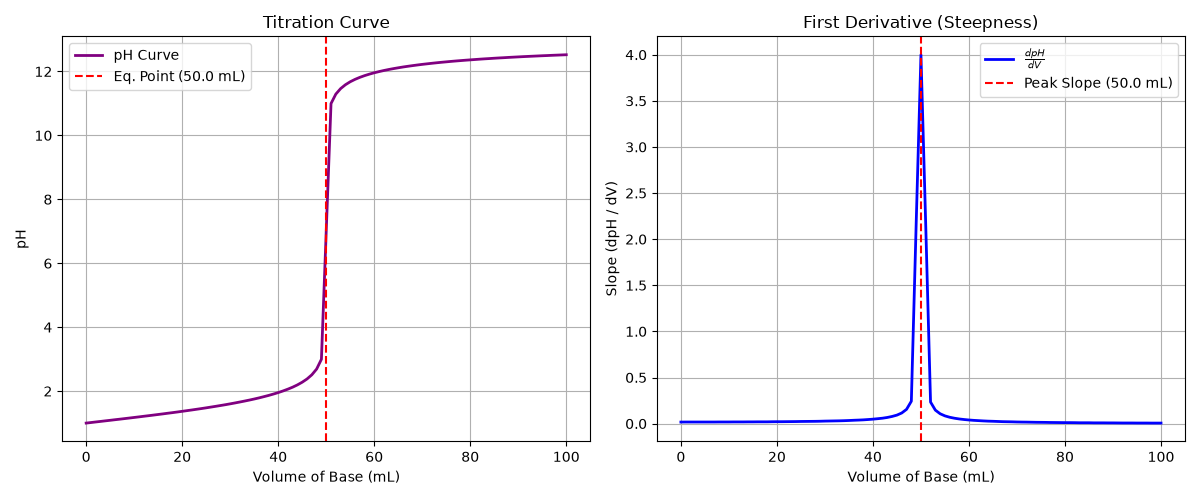

Generate this figure with Python:
import numpy as np
import pandas as pd
import matplotlib.pyplot as plt

data=pd.read_csv("titration.csv")
V=data["volume_base"].values
pH=data["pH"].values

dpH_dV=np.gradient(pH, V)

eq_index=np.argmax(dpH_dV)
v_eq=V[eq_index]

print(f"Titration Equivalence Point:V_base={v_eq:.2f}mL (pH = {pH[eq_index]:.2f})")

fig, (ax1, ax2) = plt.subplots(1, 2, figsize=(12, 5))

ax1.plot(V, pH, color="purple", linewidth=2, label="pH Curve")
ax1.axvline(x=v_eq, color="red", linestyle="--", label=f"Eq. Point ({v_eq:.1f} mL)")
ax1.set_xlabel("Volume of Base (mL)")
ax1.set_ylabel("pH")
ax1.set_title("Titration Curve")
ax1.grid(True)
ax1.legend()

ax2.plot(V, dpH_dV, color="blue", linewidth=2, label=r"$\frac{dpH}{dV}$")
ax2.axvline(x=v_eq, color="red", linestyle="--", label=f"Peak Slope ({v_eq:.1f} mL)")
ax2.set_xlabel("Volume of Base (mL)")
ax2.set_ylabel("Slope (dpH / dV)")
ax2.set_title("First Derivative (Steepness)")
ax2.grid(True)
ax2.legend()

plt.tight_layout()
plt.savefig("titration.png")
plt.close()
